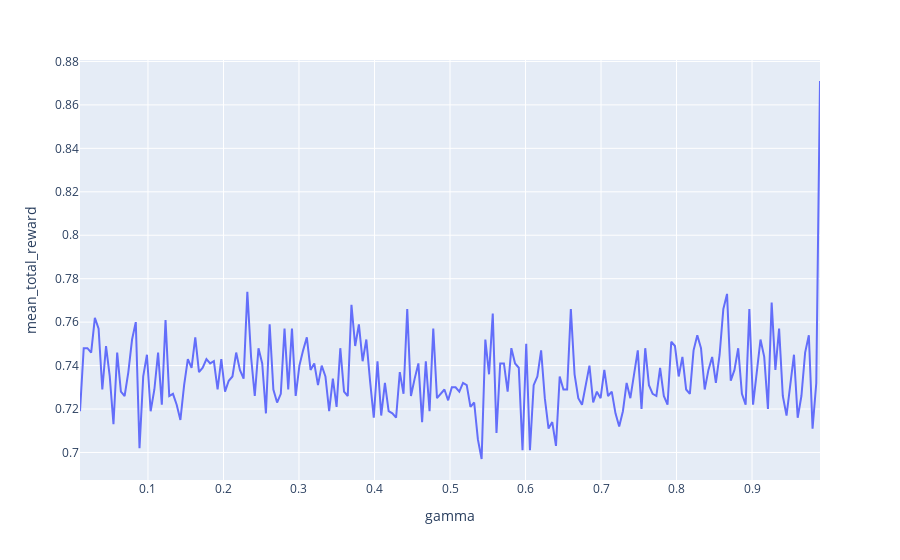

The notebook cell this image was saved under:
### Code cell
px.line(task1_df, x='gamma', y='mean_total_reward')

### Figure 1 — Plotly figure (JSON) as saved in the notebook; plotly's stock layout.template omitted (floating-point values rounded to 4 significant figures; data arrays with more than 128 entries replaced by an {"elided": "..."} marker saying what was removed)
{"data": [{"hovertemplate": "gamma=%{x}<br>mean_total_reward=%{y}<extra></extra>", "legendgroup": "", "line": {"color": "#636efa", "dash": "solid"}, "marker": {"symbol": "circle"}, "mode": "lines", "name": "", "orientation": "v", "showlegend": false, "type": "scatter", "x": {"elided": "200 float values"}, "xaxis": "x", "y": {"elided": "200 float values"}, "yaxis": "y"}], "layout": {"legend": {"tracegroupgap": 0}, "margin": {"t": 60}, "xaxis": {"anchor": "y", "domain": [0, 1], "title": {"text": "gamma"}}, "yaxis": {"anchor": "x", "domain": [0, 1], "title": {"text": "mean_total_reward"}}}}
